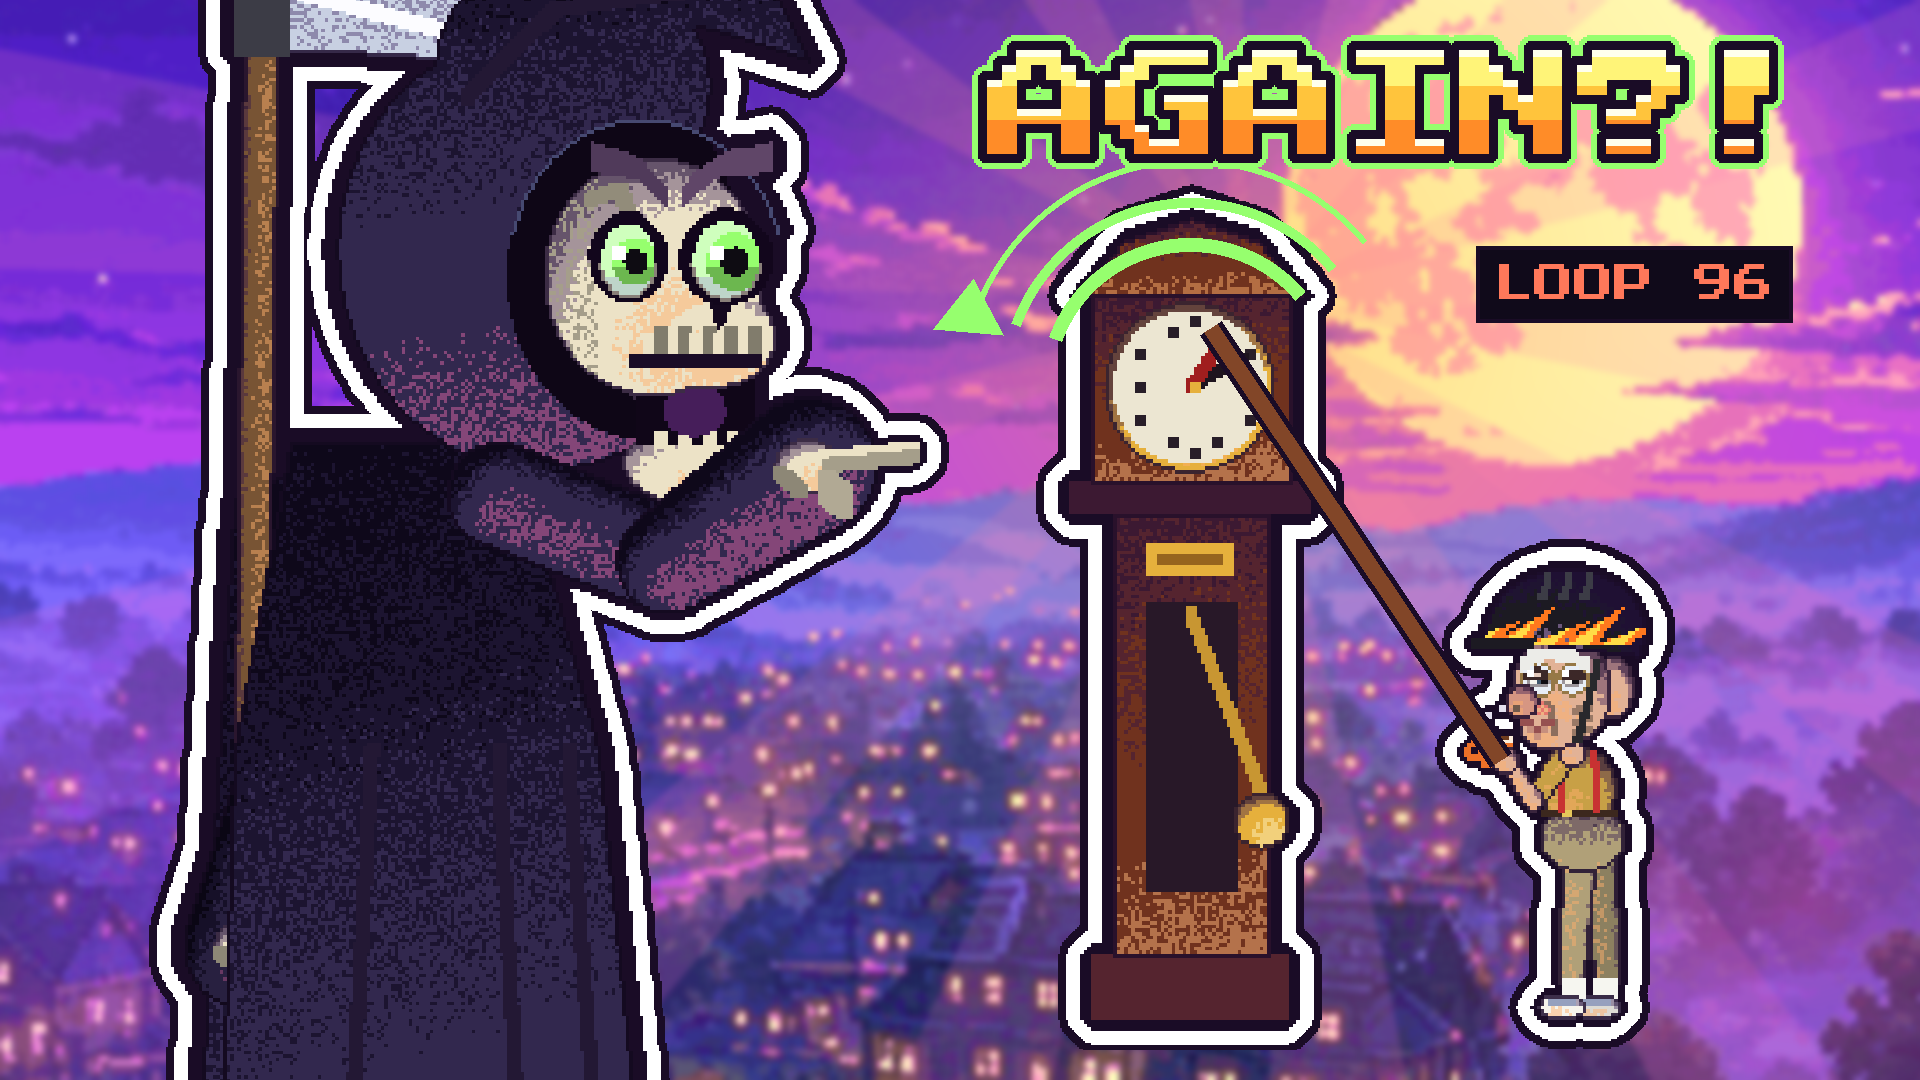

Reproduce this figure in Python.
"""CTR cover 1920x1080 for «Grim Ride: ONE MORE HOUR»: Death's giant panicking skull (left, ~50 % of the height) clutching his hood;
behind him Harold's grandfather clock, its hands spinning BACKWARDS (motion arcs), and tiny Harold on the right hooking the minute hand
with his cane, sipping cocoa, smug. Bright neon violet-orange burst with the full moon. Text «AGAIN?!» top-right (the title says
«one more hour»), a small loop counter «LOOP 96». Bottom-right timestamp zone empty.
  python3 cover.py -> cover.png + cover.jpg (<= 2 MB) + cover_small.png (320x180)"""
import movie as MV
from movie import *

t = 0.4
OUTD = HERE
KEY = (255, 0, 255)


def sprite_rgba(fn, sc, size, at, flip=False, **kw):
    """the sprite drawn on a key colour canvas -> RGBA with a sticker outline (thick white + ink)"""
    can = np.zeros((size[1], size[0], 3), np.uint8); can[:] = KEY
    sp = GX.draw(fn, sc, flip=flip, hires=True, **kw)
    blit(can, sp, at[0], at[1], sc, None, flip)
    m = ~np.all(can == KEY, axis=2)
    pad = 30
    bm = np.pad(m, pad)
    d1 = O._dilate(bm, 14)[pad:-pad, pad:-pad]
    d2 = O._dilate(bm, 22)[pad:-pad, pad:-pad]
    out = np.zeros((size[1], size[0], 4), np.uint8)
    out[d2] = INK + (255,)
    out[d1] = (255, 255, 255, 255)
    out[m, :3] = can[m]; out[m, 3] = 255
    return out


# background: the hilltop night pushed to neon — a violet/orange burst around the moon, the town glowing below
v = view_at(HILL, 900, 330, 1.15, SX, SY)
bg = v.bg().astype(float)
H, W = bg.shape[:2]
g = bg.mean(2, keepdims=True)
bg = np.clip(g + (bg - g) * 1.7, 0, 255) * 1.25 + 18
yy, xx = np.mgrid[0:H, 0:W]
ang = np.arctan2(yy - 300, xx - 1250)
burst = (np.sin(ang * 14) > 0.35)[..., None]
bg = np.where(burst, bg * 0.82 + np.array((255, 120, 200)) * 0.18, bg)
for (cx, cy, c, r) in ((1250, 300, (255, 170, 60), 800), (200, 900, (180, 60, 255), 800), (1800, 900, (255, 70, 160), 600)):
    k = np.clip(1 - np.hypot(xx - cx, yy - cy) / r, 0, 1)[..., None] ** 1.5
    bg = bg * (1 - 0.45 * k) + np.array(c) * 0.45 * k
big = np.clip(bg, 0, 255).astype(np.uint8)
big[:] = K.dof(big, 3)

# the clock (centre-right) with backwards motion arcs
clock = sprite_rgba(GP.grandfather_clock, 11.0, (520, 980), (260, 950), t=t, hh=1, mm=10)
O.overlay(big, clock, 930, 70, 1.0)
cxk, cyk = 930 + 260, 70 + 950 - int(57.5 * 11)
im = Image.fromarray(big); d = ImageDraw.Draw(im)
for r, w in ((150, 14), (190, 10), (230, 6)):
    d.arc([cxk - r, cyk - r, cxk + r, cyk + r], 200, 320, fill=(150, 255, 110), width=w)
d.polygon([(cxk - 230 * 0.94, cyk - 230 * 0.34 - 30), (cxk - 230 * 0.94 - 40, cyk - 230 * 0.34 + 20), (cxk - 230 * 0.94 + 30, cyk - 230 * 0.34 + 26)],
          fill=(150, 255, 110))
big[:] = np.array(im)

# tiny smug Harold with cocoa, right, his cane hooked on the clock hands
har = sprite_rgba(GC.harold, 7.0, (520, 720), (230, 690), flip=True, t=t, expr='sly', pose='stand', mug=True, look=(-1.0, 0.3))
O.overlay(big, har, 1360, 330, 1.0)
im = Image.fromarray(big); d = ImageDraw.Draw(im)
d.line([cxk + 20, cyk - 60, 1500, 760], fill=INK, width=26); d.line([cxk + 20, cyk - 60, 1500, 760], fill=(130, 70, 40), width=16)
big[:] = np.array(im)

# the hero: Death's giant panicking skull, left
hero = sprite_rgba(GC.grim, 14.0, (1150, 1300), (540, 1620), t=1.0, expr='panic', ride=False, pose='point', jaw_drop=1.0, shake=0.0,
                   look=(0.6, -0.2), mouth_=1.0)
O.overlay(big, hero, -110, -30, 1.0)

# text: «AGAIN?!» top-right + the loop counter
title = K.hook_title(['AGAIN?!'], 118, width=1000)
O.overlay(big, title, 900, 6, 1.0)
MV.plate(big, 'LOOP 96', 1480, 250, 40, fg=(255, 120, 90))

Image.fromarray(big).save(OUTD / 'cover.png')
Image.fromarray(big).save(OUTD / 'cover.jpg', quality=90)
Image.fromarray(big).resize((320, 180), Image.LANCZOS).save(OUTD / 'cover_small.png')
print(OUTD / 'cover.png', (OUTD / 'cover.jpg').stat().st_size // 1024, 'KB')
